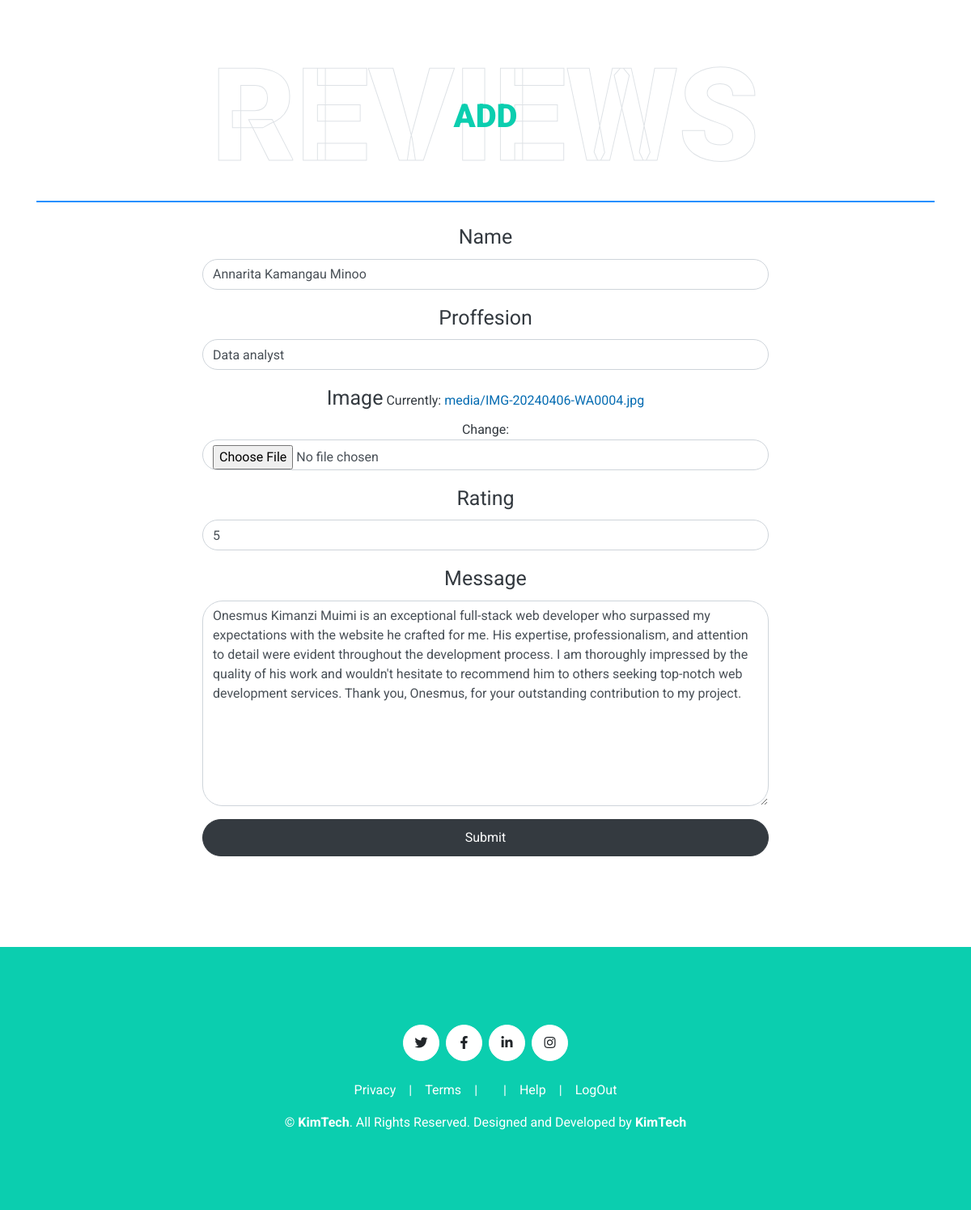
The page /updateReview/1/ (signed in) on the database its author committed.
### app/models.py (models this page shows, shortened)
class AddReview(models.Model):
    name = models.CharField(max_length=200)
    profession = models.CharField(max_length=200, blank=True)
    image = models.ImageField(upload_to='reviews')
    messange = models.TextField(max_length=1000)
    rating = models.PositiveBigIntegerField(default=0, validators=[MinValueValidator(0), MaxValueValidator(5)])
    is_approved = models.BooleanField(default=False)

### app/views.py (the view)
# urls.py: path('updateReview/<str:pk>/', views.updateReview, name='updateReview'),
@login_required(login_url='log_in')
def updateReview(request, pk):
    review = AddReview.objects.get(id=pk)
    form = ReviewForm(instance=review)
    if request.method == 'POST':
        form = ReviewForm(request.POST, request.FILES, instance=review)
        if form.is_valid():
            form.save()
            return redirect('adminPage')
    context = {'form':form}
    return render(request, 'app/add_review.html', context)

### app/forms.py
class ReviewForm(forms.ModelForm):
    class Meta:
        model = AddReview
        fields = '__all__'
        widgets = {
        'name': forms.TextInput(attrs={'class': 'form-control'}),
        'profession': forms.TextInput(attrs={'class': 'form-control'}),
        'image': forms.ClearableFileInput(attrs={'class': 'form-control'}),
        'rating': forms.NumberInput(attrs={'class': 'form-control', 'min': '0', 'max': '5'}),
        'messange': forms.Textarea(attrs={'class': 'form-control'}),
        }

### app/templates/app/add_review.html (shortened to what this page needs)
{% extends 'main.html' %} {% load static %} {% block content %}
<body data-spy="scroll" data-target=".navbar" data-offset="51">
    <div class="container-fluid py-5" id="contact">
        <div class="container">
            <div style="border-bottom: 2px solid dodgerblue;" class="position-relative d-flex align-items-center justify-content-center">
                <h1 class="display-1 text-uppercase text-white" style="-webkit-text-stroke: 1px #dee2e6;">Reviews</h1>
                <h1 class="position-absolute text-uppercase text-primary">Add</h1>
            </div>
            <br>
            <div class="row justify-content-center">
                <div class="col-lg-8">
                    <div class="contact-form text-center">
                        <form method="post" enctype="multipart/form-data" class="text-dark" action="">
                            <table id="zero_config" class="table table-striped no-wrap text-dark">
                                <div class="col-lg-12">
                                    <div class="form-group">
                                        <label style="text-align: start; font-size: 25px;" for="image">Name</label>
                                        {{form.name}}
                                    </div>
                                </div>
                                <div class="col-lg-12">
                                    <div class="form-group">
                                        <label style="text-align: start; font-size: 25px;" for="image">Proffesion</label>
                                        {{form.profession}}
                                    </div>
                                </div>
                                <div class="col-lg-12">
                                    <div class="form-group">
                                        <label style="text-align: start; font-size: 25px;" for="image">Image</label>
                                        {{form.image}}
                                    </div>
                                </div>
                                <div class="col-lg-12">
                                    <div class="form-group">
                                        <label style="text-align: start; font-size: 25px;" for="image">Rating</label>
                                        {{form.rating}}
                                    </div>
                                </div>
                                <div class="col-lg-12">
                                    <div class="form-group">
                                        <label style="text-align: start; font-size: 25px;" for="image">Message</label>
                                        {{form.messange}}
                                    </div>
                                </div>
                                <div class="col-lg-12 text-center">
                                    <button type="submit" class="btn btn-block btn-dark">Submit</button>
                                </div>
                            </table>
                        </form>
                    </div>
                </div>
            </div>
        </div>
    </div>
</body>
{% endblock content %}

### rows shown on the page
AddReview: name "Annarita Kamangau Minoo", profession "Data analyst", rating "5", messange "Onesmus Kimanzi Muimi is an exceptional full-stack web developer who surpassed my expectations with the website he crafted for me. His expertise, professionalism, and attention to detail were evident throughout the development process. I am thoroughly impressed by the quality of his work and wouldn't hesitate to recommend him to others seeking top-notch web development services. Thank you, Onesmus, for your outstanding contribution to my project."
